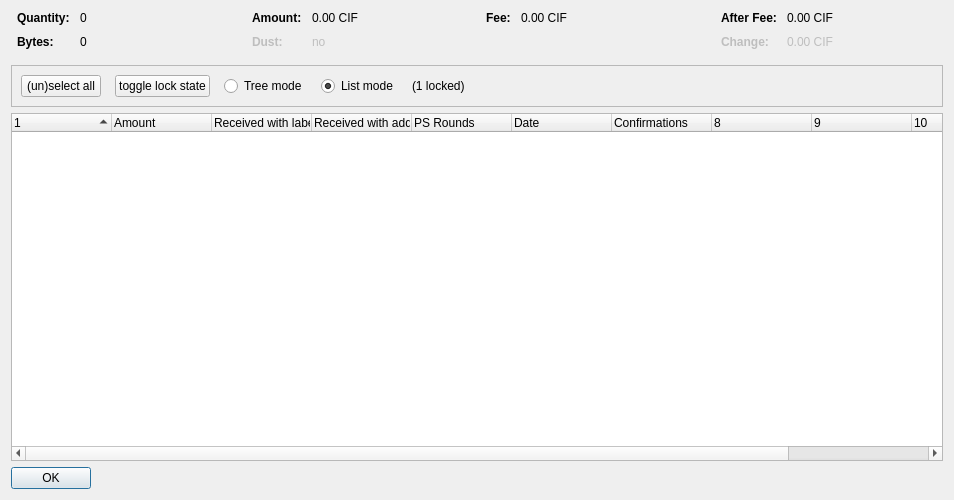
<?xml version="1.0" encoding="UTF-8"?>
<ui version="4.0">
 <class>CoinControlDialog</class>
 <widget class="QDialog" name="CoinControlDialog">
  <property name="geometry">
   <rect>
    <x>0</x>
    <y>0</y>
    <width>954</width>
    <height>500</height>
   </rect>
  </property>
  <property name="windowTitle">
   <string>Coin Selection</string>
  </property>
  <layout class="QVBoxLayout" name="verticalLayout">
   <item>
    <layout class="QHBoxLayout" name="horizontalLayoutTop" stretch="0,0,0,0">
     <property name="topMargin">
      <number>0</number>
     </property>
     <property name="bottomMargin">
      <number>10</number>
     </property>
     <item>
      <layout class="QFormLayout" name="formLayoutCoinControl1">
       <property name="horizontalSpacing">
        <number>10</number>
       </property>
       <property name="verticalSpacing">
        <number>10</number>
       </property>
       <property name="leftMargin">
        <number>6</number>
       </property>
       <property name="rightMargin">
        <number>6</number>
       </property>
       <item row="0" column="0">
        <widget class="QLabel" name="labelCoinControlQuantityText">
         <property name="font">
          <font>
           <weight>75</weight>
           <bold>true</bold>
          </font>
         </property>
         <property name="text">
          <string>Quantity:</string>
         </property>
        </widget>
       </item>
       <item row="0" column="1">
        <widget class="QLabel" name="labelCoinControlQuantity">
         <property name="cursor">
          <cursorShape>IBeamCursor</cursorShape>
         </property>
         <property name="contextMenuPolicy">
          <enum>Qt::ActionsContextMenu</enum>
         </property>
         <property name="text">
          <string notr="true">0</string>
         </property>
         <property name="textInteractionFlags">
          <set>Qt::LinksAccessibleByMouse|Qt::TextSelectableByKeyboard|Qt::TextSelectableByMouse</set>
         </property>
        </widget>
       </item>
       <item row="1" column="0">
        <widget class="QLabel" name="labelCoinControlBytesText">
         <property name="font">
          <font>
           <weight>75</weight>
           <bold>true</bold>
          </font>
         </property>
         <property name="text">
          <string>Bytes:</string>
         </property>
        </widget>
       </item>
       <item row="1" column="1">
        <widget class="QLabel" name="labelCoinControlBytes">
         <property name="cursor">
          <cursorShape>IBeamCursor</cursorShape>
         </property>
         <property name="contextMenuPolicy">
          <enum>Qt::ActionsContextMenu</enum>
         </property>
         <property name="text">
          <string notr="true">0</string>
         </property>
         <property name="textInteractionFlags">
          <set>Qt::LinksAccessibleByMouse|Qt::TextSelectableByKeyboard|Qt::TextSelectableByMouse</set>
         </property>
        </widget>
       </item>
      </layout>
     </item>
     <item>
      <layout class="QFormLayout" name="formLayoutCoinControl2">
       <property name="horizontalSpacing">
        <number>10</number>
       </property>
       <property name="verticalSpacing">
        <number>10</number>
       </property>
       <property name="leftMargin">
        <number>6</number>
       </property>
       <property name="rightMargin">
        <number>6</number>
       </property>
       <item row="0" column="0">
        <widget class="QLabel" name="labelCoinControlAmountText">
         <property name="font">
          <font>
           <weight>75</weight>
           <bold>true</bold>
          </font>
         </property>
         <property name="text">
          <string>Amount:</string>
         </property>
        </widget>
       </item>
       <item row="0" column="1">
        <widget class="QLabel" name="labelCoinControlAmount">
         <property name="cursor">
          <cursorShape>IBeamCursor</cursorShape>
         </property>
         <property name="contextMenuPolicy">
          <enum>Qt::ActionsContextMenu</enum>
         </property>
         <property name="text">
          <string notr="true">0.00 CIF</string>
         </property>
         <property name="textInteractionFlags">
          <set>Qt::LinksAccessibleByMouse|Qt::TextSelectableByKeyboard|Qt::TextSelectableByMouse</set>
         </property>
        </widget>
       </item>
       <item row="1" column="0">
        <widget class="QLabel" name="labelCoinControlLowOutputText">
         <property name="enabled">
          <bool>false</bool>
         </property>
         <property name="font">
          <font>
           <weight>75</weight>
           <bold>true</bold>
          </font>
         </property>
         <property name="text">
          <string>Dust:</string>
         </property>
        </widget>
       </item>
       <item row="1" column="1">
        <widget class="QLabel" name="labelCoinControlLowOutput">
         <property name="enabled">
          <bool>false</bool>
         </property>
         <property name="cursor">
          <cursorShape>IBeamCursor</cursorShape>
         </property>
         <property name="contextMenuPolicy">
          <enum>Qt::ActionsContextMenu</enum>
         </property>
         <property name="text">
          <string notr="true">no</string>
         </property>
         <property name="textInteractionFlags">
          <set>Qt::LinksAccessibleByMouse|Qt::TextSelectableByKeyboard|Qt::TextSelectableByMouse</set>
         </property>
        </widget>
       </item>
      </layout>
     </item>
     <item>
      <layout class="QFormLayout" name="formLayoutCoinControl3">
       <property name="horizontalSpacing">
        <number>10</number>
       </property>
       <property name="verticalSpacing">
        <number>10</number>
       </property>
       <property name="leftMargin">
        <number>6</number>
       </property>
       <property name="rightMargin">
        <number>6</number>
       </property>
       <item row="0" column="0">
        <widget class="QLabel" name="labelCoinControlFeeText">
         <property name="font">
          <font>
           <weight>75</weight>
           <bold>true</bold>
          </font>
         </property>
         <property name="text">
          <string>Fee:</string>
         </property>
        </widget>
       </item>
       <item row="0" column="1">
        <widget class="QLabel" name="labelCoinControlFee">
         <property name="cursor">
          <cursorShape>IBeamCursor</cursorShape>
         </property>
         <property name="contextMenuPolicy">
          <enum>Qt::ActionsContextMenu</enum>
         </property>
         <property name="text">
          <string notr="true">0.00 CIF</string>
         </property>
         <property name="textInteractionFlags">
          <set>Qt::LinksAccessibleByMouse|Qt::TextSelectableByKeyboard|Qt::TextSelectableByMouse</set>
         </property>
        </widget>
       </item>
      </layout>
     </item>
     <item>
      <layout class="QFormLayout" name="formLayoutCoinControl4">
       <property name="horizontalSpacing">
        <number>10</number>
       </property>
       <property name="verticalSpacing">
        <number>10</number>
       </property>
       <property name="leftMargin">
        <number>6</number>
       </property>
       <property name="rightMargin">
        <number>6</number>
       </property>
       <item row="0" column="0">
        <widget class="QLabel" name="labelCoinControlAfterFeeText">
         <property name="font">
          <font>
           <weight>75</weight>
           <bold>true</bold>
          </font>
         </property>
         <property name="text">
          <string>After Fee:</string>
         </property>
        </widget>
       </item>
       <item row="0" column="1">
        <widget class="QLabel" name="labelCoinControlAfterFee">
         <property name="cursor">
          <cursorShape>IBeamCursor</cursorShape>
         </property>
         <property name="contextMenuPolicy">
          <enum>Qt::ActionsContextMenu</enum>
         </property>
         <property name="text">
          <string notr="true">0.00 CIF</string>
         </property>
         <property name="textInteractionFlags">
          <set>Qt::LinksAccessibleByMouse|Qt::TextSelectableByKeyboard|Qt::TextSelectableByMouse</set>
         </property>
        </widget>
       </item>
       <item row="1" column="0">
        <widget class="QLabel" name="labelCoinControlChangeText">
         <property name="enabled">
          <bool>false</bool>
         </property>
         <property name="font">
          <font>
           <weight>75</weight>
           <bold>true</bold>
          </font>
         </property>
         <property name="text">
          <string>Change:</string>
         </property>
        </widget>
       </item>
       <item row="1" column="1">
        <widget class="QLabel" name="labelCoinControlChange">
         <property name="enabled">
          <bool>false</bool>
         </property>
         <property name="cursor">
          <cursorShape>IBeamCursor</cursorShape>
         </property>
         <property name="contextMenuPolicy">
          <enum>Qt::ActionsContextMenu</enum>
         </property>
         <property name="text">
          <string notr="true">0.00 CIF</string>
         </property>
         <property name="textInteractionFlags">
          <set>Qt::LinksAccessibleByMouse|Qt::TextSelectableByKeyboard|Qt::TextSelectableByMouse</set>
         </property>
        </widget>
       </item>
      </layout>
     </item>
    </layout>
   </item>
   <item>
    <widget class="QFrame" name="frame">
     <property name="minimumSize">
      <size>
       <width>0</width>
       <height>40</height>
      </size>
     </property>
     <property name="frameShape">
      <enum>QFrame::StyledPanel</enum>
     </property>
     <property name="frameShadow">
      <enum>QFrame::Sunken</enum>
     </property>
     <layout class="QHBoxLayout" name="horizontalLayout">
      <item>
       <layout class="QHBoxLayout" name="horizontalLayoutPanel" stretch="0,0,0,0,0,0">
        <property name="spacing">
         <number>14</number>
        </property>
        <item>
         <widget class="QPushButton" name="pushButtonSelectAll">
          <property name="sizePolicy">
           <sizepolicy hsizetype="Maximum" vsizetype="Fixed">
            <horstretch>0</horstretch>
            <verstretch>0</verstretch>
           </sizepolicy>
          </property>
          <property name="text">
           <string>(un)select all</string>
          </property>
          <property name="autoDefault">
           <bool>false</bool>
          </property>
         </widget>
        </item>
        <item>
         <widget class="QPushButton" name="pushButtonToggleLock">
          <property name="sizePolicy">
           <sizepolicy hsizetype="Maximum" vsizetype="Fixed">
            <horstretch>0</horstretch>
            <verstretch>0</verstretch>
           </sizepolicy>
          </property>
          <property name="text">
           <string>toggle lock state</string>
          </property>
          <property name="autoDefault">
           <bool>false</bool>
          </property>
         </widget>
        </item>
        <item>
         <widget class="QRadioButton" name="radioTreeMode">
          <property name="sizePolicy">
           <sizepolicy hsizetype="Maximum" vsizetype="Fixed">
            <horstretch>0</horstretch>
            <verstretch>0</verstretch>
           </sizepolicy>
          </property>
          <property name="text">
           <string>Tree mode</string>
          </property>
         </widget>
        </item>
        <item>
         <widget class="QRadioButton" name="radioListMode">
          <property name="sizePolicy">
           <sizepolicy hsizetype="Maximum" vsizetype="Fixed">
            <horstretch>0</horstretch>
            <verstretch>0</verstretch>
           </sizepolicy>
          </property>
          <property name="text">
           <string>List mode</string>
          </property>
          <property name="checked">
           <bool>true</bool>
          </property>
         </widget>
        </item>
        <item>
         <widget class="QLabel" name="labelLocked">
          <property name="text">
           <string>(1 locked)</string>
          </property>
         </widget>
        </item>
        <item>
         <spacer name="horizontalSpacer">
          <property name="orientation">
           <enum>Qt::Horizontal</enum>
          </property>
          <property name="sizeHint" stdset="0">
           <size>
            <width>40</width>
            <height>20</height>
           </size>
          </property>
         </spacer>
        </item>
       </layout>
      </item>
     </layout>
    </widget>
   </item>
   <item>
    <widget class="CoinControlTreeWidget" name="treeWidget">
     <property name="contextMenuPolicy">
      <enum>Qt::CustomContextMenu</enum>
     </property>
     <property name="sortingEnabled">
      <bool>false</bool>
     </property>
     <property name="columnCount">
      <number>11</number>
     </property>
     <attribute name="headerShowSortIndicator" stdset="0">
      <bool>true</bool>
     </attribute>
     <attribute name="headerStretchLastSection">
      <bool>false</bool>
     </attribute>
     <column>
      <property name="text">
       <string/>
      </property>
     </column>
     <column>
      <property name="text">
       <string>Amount</string>
      </property>
     </column>
     <column>
      <property name="text">
       <string>Received with label</string>
      </property>
     </column>
     <column>
      <property name="text">
       <string>Received with address</string>
      </property>
     </column>
     <column>
      <property name="text">
       <string>PS Rounds</string>
      </property>
     </column>
     <column>
      <property name="text">
       <string>Date</string>
      </property>
     </column>
     <column>
      <property name="text">
       <string>Confirmations</string>
      </property>
      <property name="toolTip">
       <string>Confirmed</string>
      </property>
     </column>
     <column>
      <property name="text">
       <string/>
      </property>
     </column>
     <column>
      <property name="text">
       <string/>
      </property>
     </column>
     <column>
      <property name="text">
       <string/>
      </property>
     </column>
     <column>
      <property name="text">
       <string/>
      </property>
     </column>
    </widget>
   </item>
   <item>
    <widget class="QDialogButtonBox" name="buttonBox">
     <property name="sizePolicy">
      <sizepolicy hsizetype="Maximum" vsizetype="Fixed">
       <horstretch>0</horstretch>
       <verstretch>0</verstretch>
      </sizepolicy>
     </property>
     <property name="orientation">
      <enum>Qt::Horizontal</enum>
     </property>
     <property name="standardButtons">
      <set>QDialogButtonBox::Ok</set>
     </property>
    </widget>
   </item>
  </layout>
 </widget>
 <customwidgets>
  <customwidget>
   <class>CoinControlTreeWidget</class>
   <extends>QTreeWidget</extends>
   <header>coincontroltreewidget.h</header>
  </customwidget>
 </customwidgets>
 <resources/>
 <connections/>
</ui>
